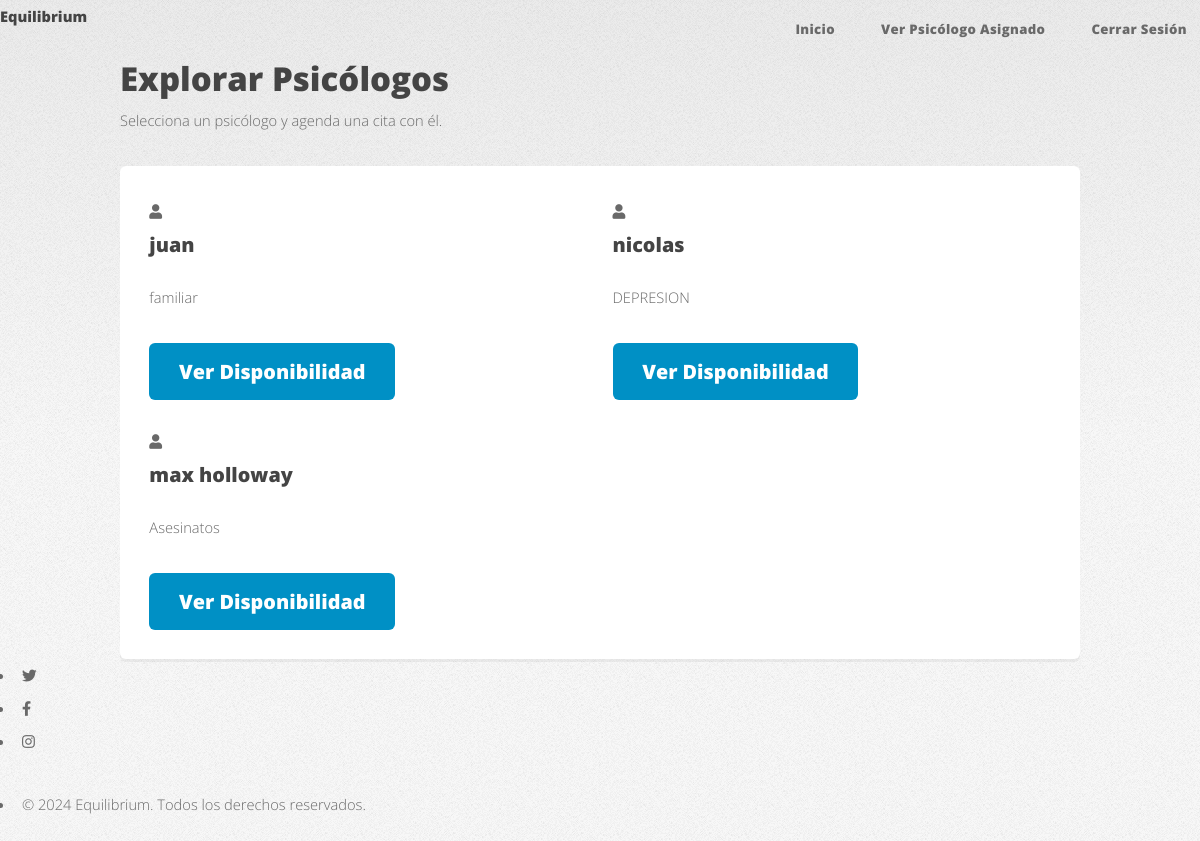
Screenshot of /explore_psychologists/ (signed in) with the database file from the repository.
### main/models.py (models this page shows, shortened)
class Psychologist(models.Model):
    user = models.OneToOneField(User, on_delete=models.CASCADE, related_name='psychologist_profile')
    name = models.CharField(max_length=100)
    age = models.IntegerField()
    email = models.EmailField(unique=True)
    specialty = models.CharField(max_length=100)
    phone_number = models.CharField(max_length=15)

### main/views.py (the view)
# urls.py: path('explore_psychologists/', views.explore_psychologists, name='explore_psychologists'),
@login_required
def explore_psychologists(request):
    psychologists = Psychologist.objects.all()
    return render(request, 'explore_psychologists.html', {'psychologists': psychologists})

### main/templates/explore_psychologists.html (shortened to what this page needs)
<!DOCTYPE HTML>
<html lang="es">
<head>
    {% load static %}
    <link rel="stylesheet" href="{% static 'css/fontawesome-all.min.css' %}" />
    <link rel="stylesheet" href="{% static 'css/main.css' %}" />
</head>
<body class="is-preload">
    <div id="page-wrapper">
        <header id="header">
            <h1 id="logo"><a href="{% url 'home' %}">Equilibrium</a></h1>
            <nav id="nav">
                <ul>
                    <li><a href="{% url 'student_home' %}">Inicio</a></li>
                    <li><a href="{% url 'view_student_profile' student_id=user.student_profile.id %}">Ver Psicólogo Asignado</a></li>
                    <li><a href="{% url 'logout' %}">Cerrar Sesión</a></li>
                </ul>
            </nav>
        </header>
        <section id="main" class="container">
            <header class="major">
                <h2>Explorar Psicólogos</h2>
                <p>Selecciona un psicólogo y agenda una cita con él.</p>
            </header>
            <section class="box special features">
                <div class="row">
                    {% for psychologist in psychologists %}
                    <div class="col-6 col-12-mobile">
                        <section>
                            <span class="icon solid major fa-user accent2"></span>
                            <h3>{{ psychologist.name }}</h3>
                            <p>{{ psychologist.specialty }}</p>
                            <a href="{% url 'psychologist_schedule' psychologist_id=psychologist.id %}" class="button primary">Ver Disponibilidad</a>
                        </section>
                    </div>
                    {% endfor %}
                </div>
            </section>
        </section>
        <footer id="footer">
            <ul class="icons">
                <li><a href="#" class="icon brands fa-twitter"><span class="label">Twitter</span></a></li>
                <li><a href="#" class="icon brands fa-facebook-f"><span class="label">Facebook</span></a></li>
                <li><a href="#" class="icon brands fa-instagram"><span class="label">Instagram</span></a></li>
            </ul>
            <ul class="copyright">
                <li>&copy; 2024 Equilibrium. Todos los derechos reservados.</li>
            </ul>
        </footer>
    </div>
</body>
</html>

### rows the page displays
Psychologist: name "juan", specialty "familiar"
Psychologist: name "nicolas", specialty "DEPRESION"
Psychologist: name "max holloway", specialty "Asesinatos"
